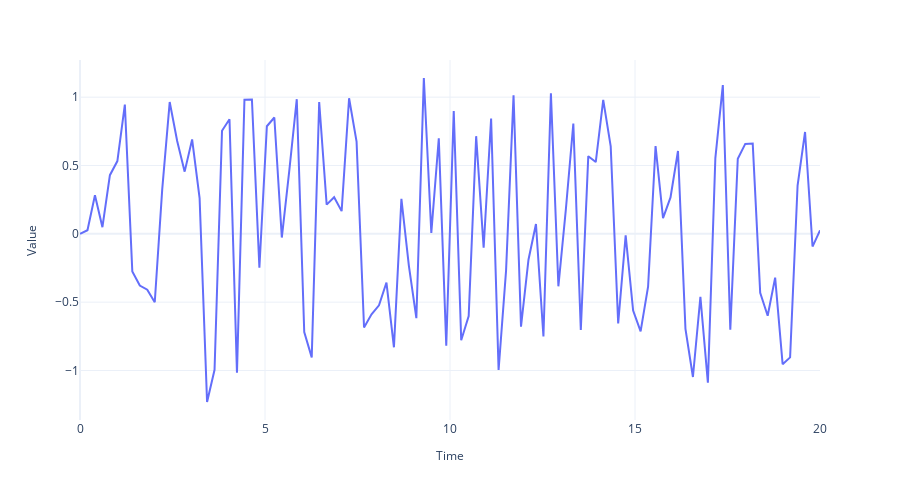

This figure's notebook cell:
### Code cell
fig = plot_time_series(regular_time_samples, 
                 samples, 
                 "")
fig.write_image("imgs/chapter_1/pseudo_process.png")
fig.show()
